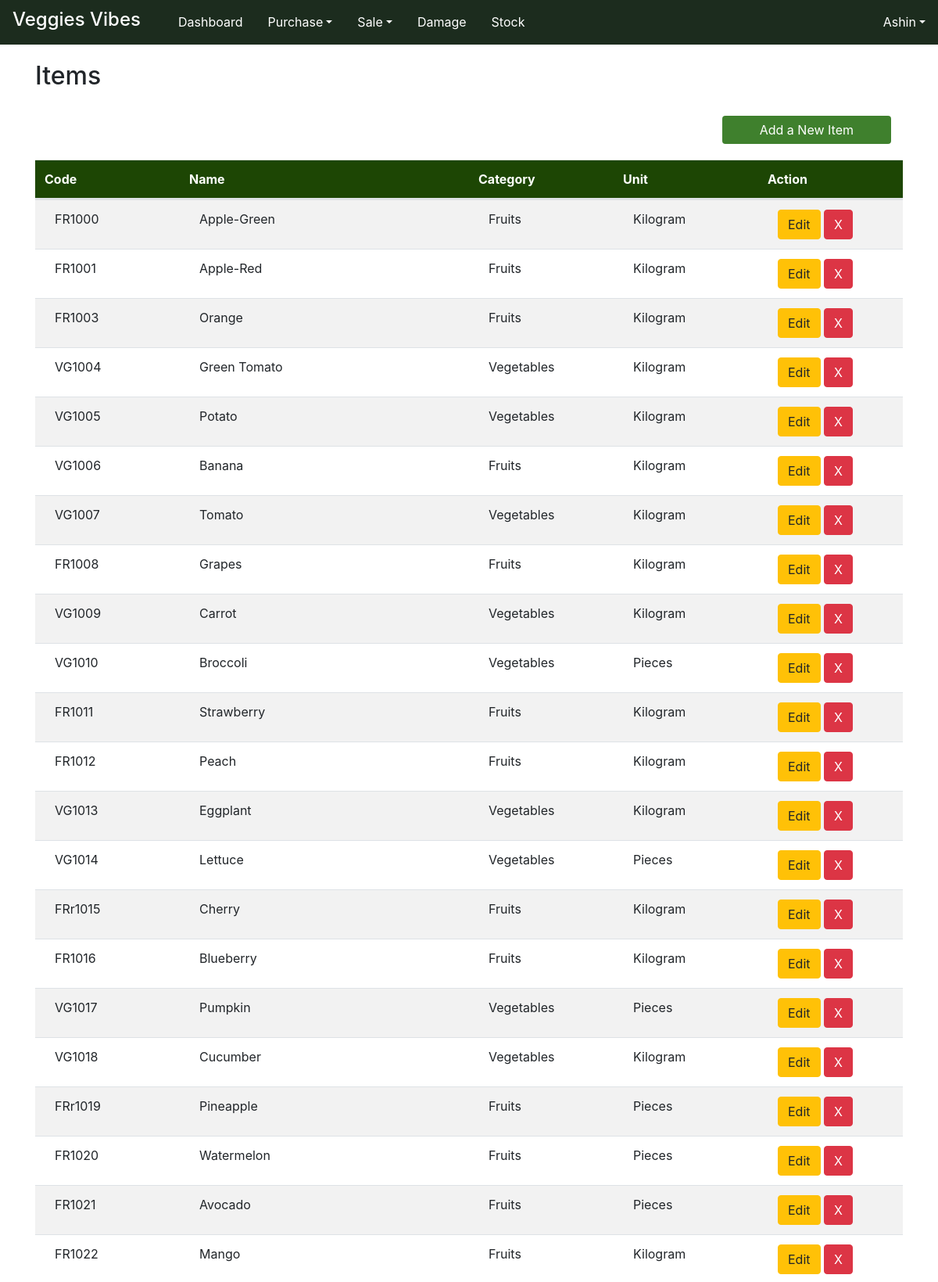
The page /Core/item_pg/ (signed in, upper part) on the database its author committed.
### Core/models.py (models this page shows, shortened)
class companyprofileTable(models.Model):
    company_name = models.CharField(max_length=50, unique=True)
    company_person = models.CharField(max_length=50, blank=True)
    company_email = models.EmailField(max_length=100, unique=True)
    company_mobile = models.CharField(max_length=10, blank=True)
    company_address = models.CharField(max_length=100, blank=True)
    company_gst = models.CharField(max_length=20)
    company_threshold_Stock = models.PositiveIntegerField(default=0)

class itemTable(models.Model):
    UNIT_CHOICES = [
        ('Kilogram', 'Kg'),
        ('Pieces', 'Pcs'),
    ]
    CATEGORY_CHOICE = [
        ('Vegetables', 'Veg'),
        ('Fruits', 'Fru'),
    ]
    item_code = models.CharField(max_length=50, unique=True)
    item_name = models.CharField(max_length=50, null=True, blank=True, unique=True)
    item_category = models.CharField(max_length=50, choices=CATEGORY_CHOICE)
    item_unit = models.CharField(max_length=15, choices=UNIT_CHOICES)

### User/models.py (models this page shows, shortened)
class User(AbstractUser):
    MY_ROLES =[
        ('Admin','Admin'),
        ('Staff','Staff'),
    ]
    role = models.CharField(max_length=50, choices=MY_ROLES)
    organization = models. CharField(max_length=50)

### Core/views.py (the view, shortened to what this page needs)
# urls.py: path('item_pg/', views.item_pg, name="item_pg"),
@admin_required
def item_pg(request):
    base_template = 'user/Index.html' if request.user.role == "Admin" else 'user/staff_index.html'
    company_data = companyprofileTable.objects.get()
    item_data = itemTable.objects.all()
    return render(request, "core/item.html", {'item_data': item_data, 'base_template': base_template,'company_data':company_data})

### templates/core/item.html (shortened to what this page needs)
<!DOCTYPE html>
{% extends base_template %}
{% load static %}
{% block content %}
<html lang="en">
<head>
    <link href="https://maxcdn.bootstrapcdn.com/bootstrap/4.5.2/css/bootstrap.min.css" rel="stylesheet">
    <link href="{% static 'assets/style.css' %}" rel="stylesheet">
</head>
<body>
<div class="navheight"></div>
<br><br>
<div class="container">
    <div class="row">
        <div class="col">
            <h2>Items</h2>
            <br>
            <div class="col-12" style="text-align: right;">
                <button type="button" class="btn btn-success px-5" data-toggle="modal" data-target="#myModal2" style="margin-bottom: 20px;">
                    Add a New Item
                </button>
            </div>
            <table class="table table-hover ">
                <thead class="">
                    <tr>
                        <th class="headerx col-2" scope="col">Code</th>
                        <th class="headerx col-4" scope="col">Name</th>
                        <th class="headerx col-2" scope="col">Category</th>
                        <th class="headerx col-2" scope="col">Unit</th>
                        <th class="headerx col-2" scope="col">Action</th>
                    </tr>
                </thead>
                </table>
                <div class="" style="height: 60vh; overflow: auto;">
                <table  class="table table-hover table-striped" >
                    <tbody id="itemTable">
                {% for i in item_data %}
                <tr>
                    <td class="col-2" style="padding-left: 25px;">{{ i.item_code }}</td>
                    <td class="col-4" style="padding-left: 25px;">{{ i.item_name }}</td>
                    <td class="col-2" style="padding-left: 25px;">{{ i.item_category }}</td>
                    <td class="col-2" style="padding-left: 25px;">{{ i.item_unit }}</td>
                    <td class="col-2" style="padding-left: 25px;">
                        <button type="button" class="btn btn-warning" data-toggle="modal" data-target="#myModal22" onclick="editItem('{{ i.id }}', '{{ i.item_code }}', '{{ i.item_name }}', '{{ i.item_category }}', '{{ i.item_unit }}')">
                            Edit
                        </button>
                        <a href="{% url 'deleteItem' Did=i.id %}">
                            <button type="button" class="btn btn-danger">
                                X
                            </button>
                        </a>
                    </td>
                </tr>
                {% endfor %}
                    </tbody>
            </table>
        </div>
    </div>
</div>
    </div>
</body>
</html>
{% endblock %}

### templates/user/Index.html (shortened to what this page needs)
<!DOCTYPE html>
{%load static%}
<html lang="en">
<head>
    <link href="https://maxcdn.bootstrapcdn.com/bootstrap/4.5.2/css/bootstrap.min.css" rel="stylesheet">
    <link href="https://cdnjs.cloudflare.com/ajax/libs/font-awesome/6.0.0-beta3/css/all.min.css" rel="stylesheet">
    <link href="{% static 'assets/style.css' %}" rel="stylesheet">
</head>
<body>
<nav class="navbar navbar-expand-lg bg-success fixed-top">
    <h3 class="navbar-brand px-3" > {{company_data.company_name}}</h3>
        <div class=" collapse navbar-collapse my-0 justify-content-center" id="navbarNav" style="text-align: center;">
            <ul class="navbar-nav">
                <li id="homeBtn" class="nav-item ">
                    <a  class="nav-link" href="{% url 'index' %}">Dashboard</a>
                </li>
                <li id="purchaseBtn" class=" nav-item dropdown">
                    <a class="nav-link dropdown-toggle" href="#" id="navbarPurchaseDropdown" role="button" data-toggle="dropdown" aria-haspopup="true" aria-expanded="false">Purchase</a>
                </li>
                <li id="salesBtn" class="nav-item dropdown">
                    <a class="nav-link dropdown-toggle" href="#" id="navbarSalesDropdown" role="button" data-toggle="dropdown" aria-haspopup="true" aria-expanded="false">Sale</a>
                </li>
                <li id="navbarDamageDropdown" class="nav-item ">
                    <a  class="nav-link" href="{% url 'damage' %}">Damage</a>
                </li>
                <li id="navbarStockDropdown" class="nav-item ">
                    <a  class="nav-link" href="{% url 'stock_list' %}">Stock</a>
                </li>
            </ul>
                    <ul class="navbar-nav ml-auto ">
                        <li class="nav-item dropdown">
                            <a class="nav-link dropdown-toggle" href="#" id="navbarUserDropdown" role="button" data-toggle="dropdown" aria-haspopup="true" aria-expanded="false">{{ user.username }}</a>
                        </li>
                    </ul>
                </div>
</nav>
{% block content %}{% endblock %}
</body>
</html>

### static/assets/style.css (style rules this page uses)
.nav-item { border-bottom: 1px solid #1C2C1E; }
.alert-success, .bg-success, .text-success, .border-success { background-color: #1C2C1E !important; color: #ffffff !important; border-color: #your-border-color !important; }
body { overflow-x: hidden; height: 95vh; margin-bottom: 20px; }
a { text-decoration: none !important; }
table { margin-bottom: 0px !important; }
.navheight { height: 30px; }
.navbar { padding: 0Px !important; }
.nav-item { padding: .5rem .5rem; }
.navbar-brand { font-size: 1.5rem !important; }
.navbar a { color: #ffffff !important; text-decoration: none !important; }
.navbar a:active, { border-color: #your-new-active-border-color; color: #FFCC7B !important; }
.btn-success { background-color: #3F802D !important; color: #ffffff !important; border: none !important; border-color: #your-border-color !important; }
.headerx { background-color: rgb(29, 70, 4) !important; color: #fdfffa !important; }
td { background: rgba(227, 255, 227, 0) !important; }
th { background:rgba(227, 255, 227, 0) !important; }
ul { padding-left: 0; list-style-type: none; margin-bottom: 0; }
li { padding-top: 3px; }

### rows shown on the page
companyprofileTable: company_name "Veggies Vibes"
User: username "Ashin"
itemTable: item_code "FR1000", item_name "Apple-Green", item_category "Fruits", item_unit "Kilogram"
itemTable: item_code "FR1001", item_name "Apple-Red", item_category "Fruits", item_unit "Kilogram"
itemTable: item_code "FR1003", item_name "Orange", item_category "Fruits", item_unit "Kilogram"
itemTable: item_code "VG1004", item_name "Green Tomato", item_category "Vegetables", item_unit "Kilogram"
itemTable: item_code "VG1005", item_name "Potato", item_category "Vegetables", item_unit "Kilogram"
itemTable: item_code "VG1006", item_name "Banana", item_category "Fruits", item_unit "Kilogram"
itemTable: item_code "VG1007", item_name "Tomato", item_category "Vegetables", item_unit "Kilogram"
itemTable: item_code "FR1008", item_name "Grapes", item_category "Fruits", item_unit "Kilogram"
itemTable: item_code "VG1009", item_name "Carrot", item_category "Vegetables", item_unit "Kilogram"
itemTable: item_code "VG1010", item_name "Broccoli", item_category "Vegetables", item_unit "Pieces"
itemTable: item_code "FR1011", item_name "Strawberry", item_category "Fruits", item_unit "Kilogram"
itemTable: item_code "FR1012", item_name "Peach", item_category "Fruits", item_unit "Kilogram"
itemTable: item_code "VG1013", item_name "Eggplant", item_category "Vegetables", item_unit "Kilogram"
itemTable: item_code "VG1014", item_name "Lettuce", item_category "Vegetables", item_unit "Pieces"
itemTable: item_code "FRr1015", item_name "Cherry", item_category "Fruits", item_unit "Kilogram"
itemTable: item_code "FR1016", item_name "Blueberry", item_category "Fruits", item_unit "Kilogram"
itemTable: item_code "VG1017", item_name "Pumpkin", item_category "Vegetables", item_unit "Pieces"
itemTable: item_code "VG1018", item_name "Cucumber", item_category "Vegetables", item_unit "Kilogram"
itemTable: item_code "FRr1019", item_name "Pineapple", item_category "Fruits", item_unit "Pieces"
itemTable: item_code "FR1020", item_name "Watermelon", item_category "Fruits", item_unit "Pieces"
itemTable: item_code "FR1021", item_name "Avocado", item_category "Fruits", item_unit "Pieces"
itemTable: item_code "FR1022", item_name "Mango", item_category "Fruits", item_unit "Kilogram"
